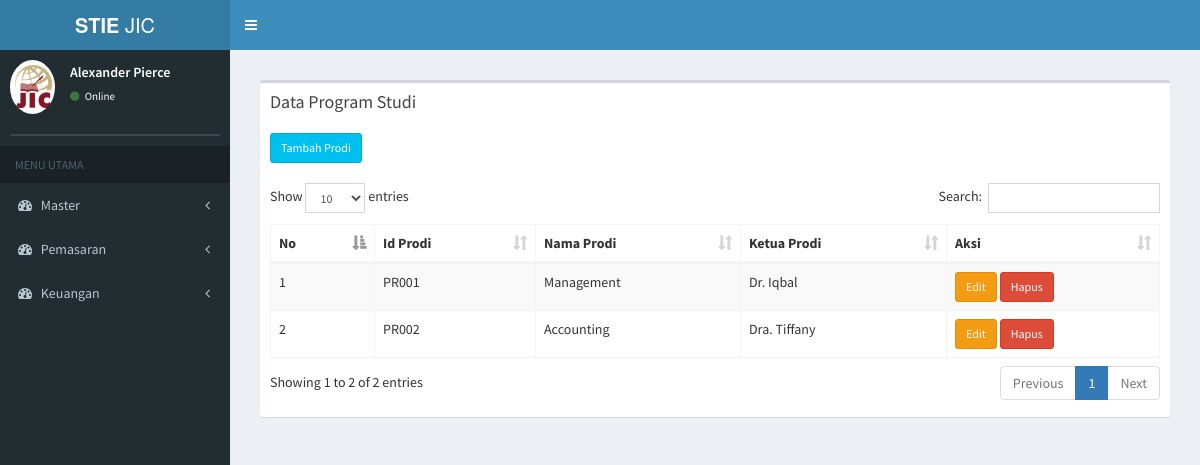
/index.php/master_prodi, run on an earlier commit of the app's database.
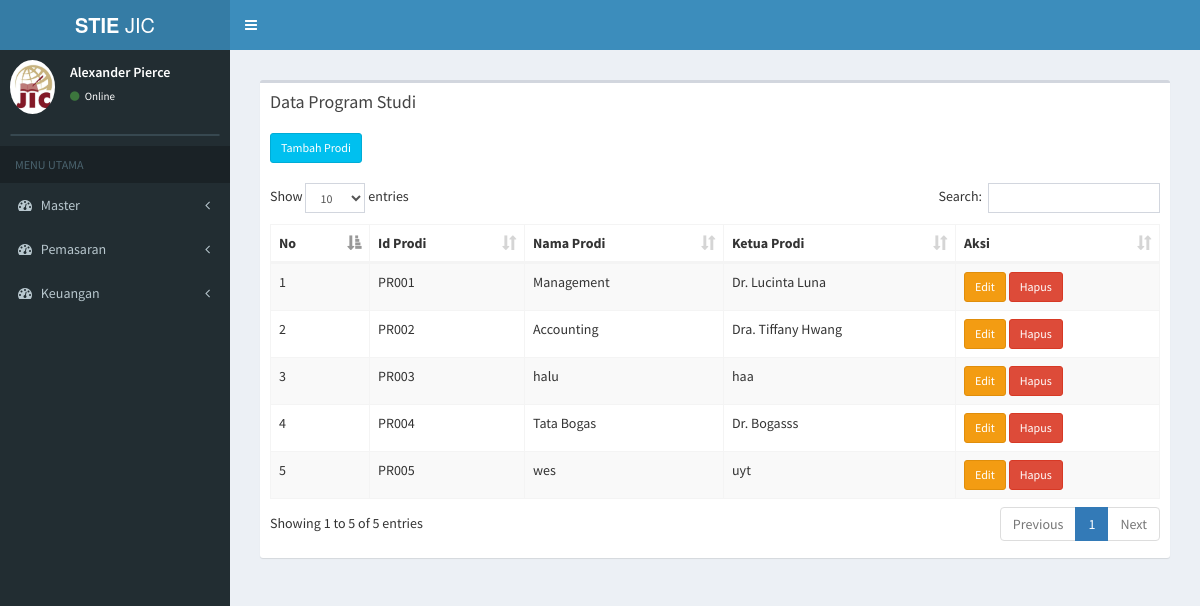
And on a later commit of the database.
### tables this page shows
CREATE TABLE `tb_prodi` (
  `id_prodi` varchar(6) NOT NULL,
  `nama_prodi` varchar(20) NOT NULL,
  `ketua_prodi` varchar(50) NOT NULL
);

### application/controllers/master_prodi.php (called while the page is built, shortened)
<?php
class Master_prodi extends CI_Controller {
	public function __construct()
	{
		$this->load->model('prodi_model');
	}
		public function index()
	{
		$data['main_view'] = 'Prodi/master_prodi_view';
		$data['prodi'] = $this->prodi_model->data_prodi();
		$this->load->view('template', $data);
	}
}

### index.php (called while the page is built, shortened)
<?php
require_once BASEPATH.'core/CodeIgniter.php';

### application/models/prodi_model.php (called while the page is built, shortened)
<?php
class Prodi_model extends CI_Model {
	public function data_prodi(){
		return $this->db->order_by('id_prodi','ASC')
		->get('tb_prodi')
		->result();
	}
}

### application/views/Prodi/master_prodi_view.php (the view)
<section class="content">
      <div class="row">
        <div class="col-xs-12">
          <div class="box">
            <div class="box-header">
              <h3 class="box-title">Data Program Studi</h3>
            </div>
            <div class="box-body">
              <table id="example1" class="table table-bordered table-striped">
              <a href="<?php echo base_url() ?>master_prodi/page_tambah_prodi" class="btn btn-info btn-sm" > Tambah Prodi</a> <br> <br>
                <thead>
                <tr>
                  <th>No</th>
                  <th>Id Prodi</th>
                  <th>Nama Prodi</th>
                  <th>Ketua Prodi</th>
                  <th>Aksi</th>
                </tr>
                </thead>
                <tbody>
                <?php
                $no = 0;
                foreach ($prodi as $data) {
                  echo '
                <tr>
                  <td>'.++$no.'</td>
                  <td>'.$data->id_prodi.'
                  </td>
                  <td>'.$data->nama_prodi.'</td>
                  <td>'.$data->ketua_prodi.'</td>
                  <td>
                      <a href="'.base_url('index.php/master_prodi/edit_prodi/'.$data->id_prodi).'" class="btn btn-warning btn-sm" >Edit </a>
                      <a href="'.base_url('index.php/master_prodi/hapus_prodi/'.$data->id_prodi).'" class="btn btn-danger btn-sm">Hapus</a>
                  </td>
                </tr>
                ';
              }
              ?>
                </tbody>
              </table>
            </div>
          </div>
        </div>
      </div>
    </section>

What changed in the data, as far as the page shows it:
changed tb_prodi "PR001": ketua_prodi "Dr. Iqbal" → "Dr. Lucinta Luna"
changed tb_prodi "PR002": ketua_prodi "Dra. Tiffany" → "Dra. Tiffany Hwang"
added tb_prodi: id_prodi "PR003", nama_prodi "halu", ketua_prodi "haa"
added tb_prodi: id_prodi "PR004", nama_prodi "Tata Bogas", ketua_prodi "Dr. Bogasss"
added tb_prodi: id_prodi "PR005", nama_prodi "wes", ketua_prodi "uyt"
Also different on the page:
text written by a page script: "Show entries Search: Showing 1 to 2 of 2 entries Previous 1 Next" → "Show entries Search: Showing 1 to 5 of 5 entries Previous 1 Next"
